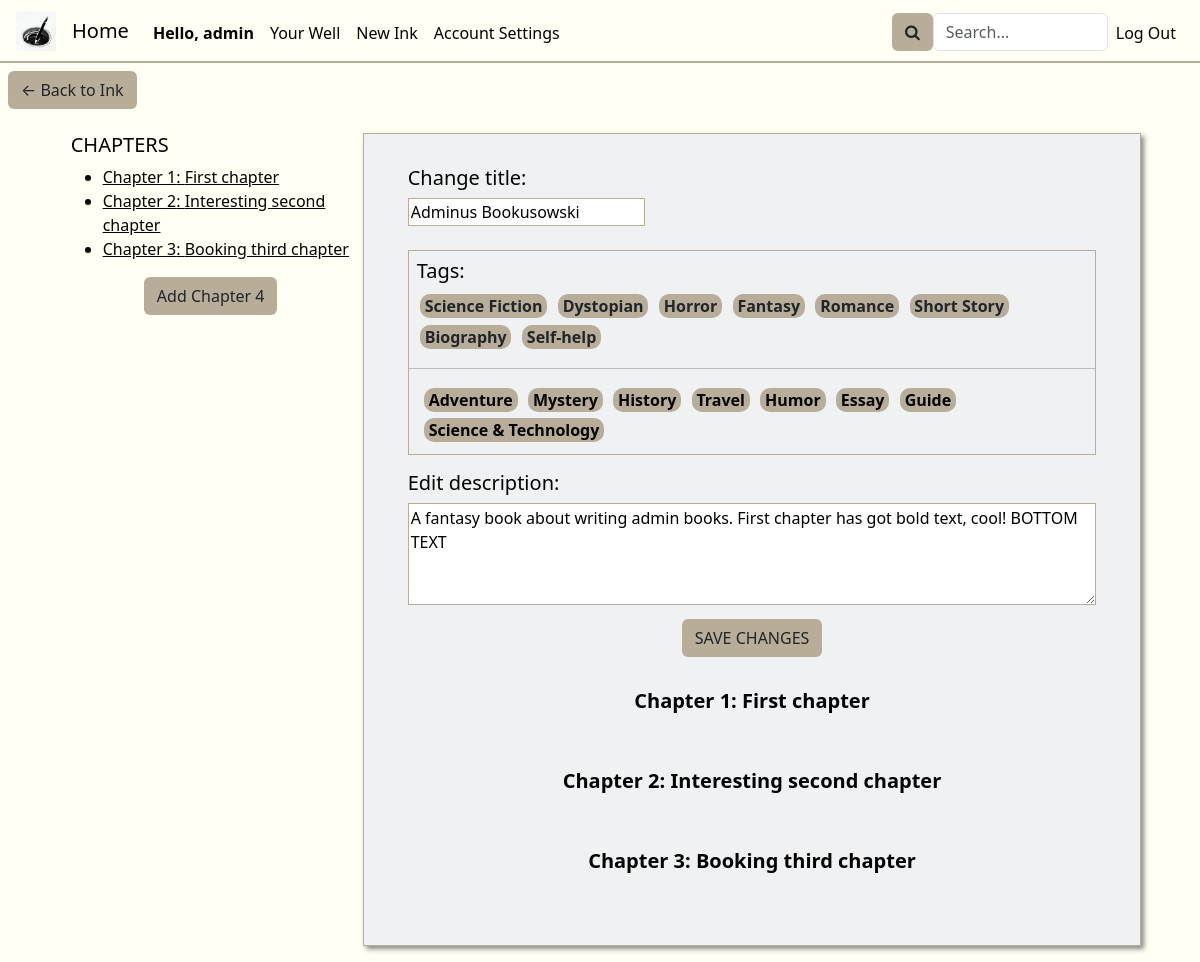
The app's page /edit_ink/6 (signed in), older data.
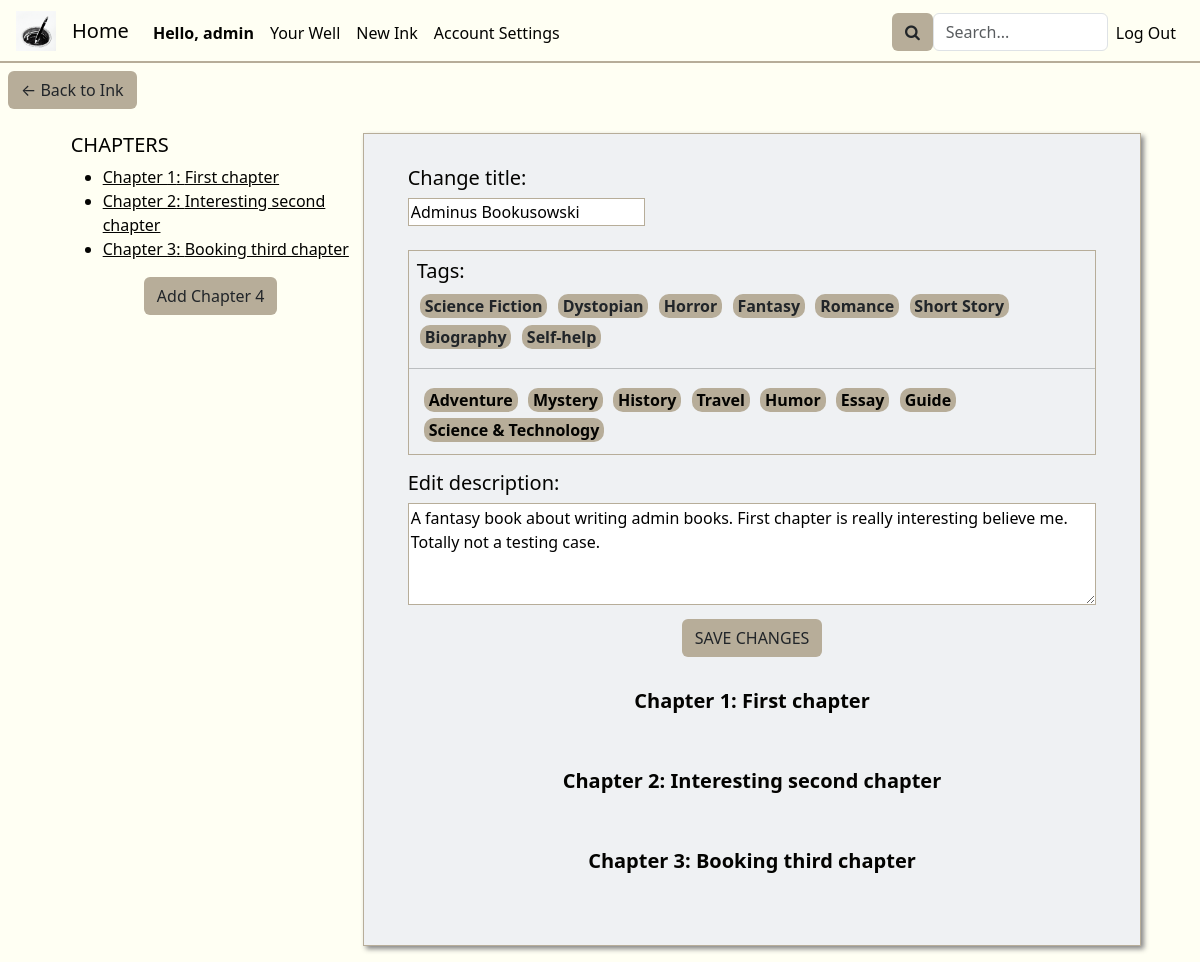
The same page, newer data.
### inkwell/models.py (models this page shows, shortened)
class Ink(models.Model):
    wellOrigin = models.ForeignKey(Well, on_delete=models.CASCADE, related_name="well_pk", default="")
    inkOwner = models.ForeignKey(User, on_delete=models.CASCADE, related_name="ink_owner", default="")
    coAuthors = models.ManyToManyField(User, related_name="CoAuthors", blank=True)
    privateStatus = models.BooleanField(default=False)
    updateStatus = models.BooleanField(default=False) # If the Ink is edited at least once, this changes to true
    ink_following = models.ManyToManyField(User, related_name="ink_following", blank=True)
    tags = models.ManyToManyField(Tag, related_name="tags", blank=True)
    description = models.CharField(max_length=500, default="")
    title = models.CharField(max_length=64, default="")
    views = models.PositiveBigIntegerField(default=0)
    creation_date = models.DateTimeField(default=timezone.now, editable=False)

### inkwell/views.py (the view, shortened to what this page needs)
# urls.py: path('edit_ink/<int:inkID>', views.edit_ink, name='edit_ink'),
@login_required
def edit_ink(request, inkID):
    editInk = Ink.objects.get(id=inkID)
    tags = Tag.objects.all()
    chapters = Chapter.objects.filter(chapterInkOrigin=editInk.id).order_by("chapterNumber")
    if chapters:
        lastChapter = chapters.last().chapterNumber
    else:
        lastChapter = 0
    current_user = User.objects.get(pk=request.user.pk)
    editingAsCoAuthor = False
    if current_user != editInk.inkOwner:
        editingAsCoAuthor = True
    return render(request, "inkwell/edit_ink.html", {
        "editInk": editInk,
        "tags": tags,
        "chapters": chapters,
        "newChapterNum": (lastChapter + 1),
        "editingAsCoAuthor": editingAsCoAuthor,
        "title": f"Editing {editInk.title}"
    })

### inkwell/templates/inkwell/edit_ink.html (shortened to what the changed rows need)
{% extends "inkwell/layout.html" %}
{% block body %}
    <div class="container-flex inkEditContainer">
        <div class="row">
            <div class="col-8 inkEditMainCol">
                <div class="row d-flex justify-content-center">
                    <form class="form" id="editInkForm" action="{% url 'edit_ink' inkID=editInk.id %}" method="post">
                        {% if editingAsCoAuthor %}
                            <div class="inkInfoAsCoAuthor disFdirColAliCen">
                                <h4>{{ editInk.title }}</h4>
                                <span>Tags:
                                    {% for tag in editInk.tags.all %}
                                        <div class="tag">
                                            <span>{{ tag }}</span>
                                        </div>
                                    {% endfor %}
                                </span>
                                <p>{{ editInk.description }}</p>
                            </div>
                        {% else %}
                            <div class="">
                                <h5>Change title:</h5>
                                <input class="form-label title" id="inkTitleEdit" type="text" id="title" name="title" value="{{ editInk.title }}">
                            </div>
                            <div class="tagsEdit-style mt-3" id="tagsEdit">
                                <div class="container p-2 pb-0">
                                    <div class="tagContainer" id="chosenTags">
                                        <h5>Tags:</h5>
                                        {% for tag in editInk.tags.all %}
                                            <div class="draggable tag" id="tag">
                                                {{ tag.tagName }}
                                            </div>
                                        {% endfor%}
                                    </div>
                                </div>
                                <hr>
                                <div class="container tagContainer pb-2" id="availableTags">
                                    {% for tag in tags %}
                                        {% if tag not in editInk.tags.all %}
                                            <div class="draggable tag pd-1" id="tagEdit">
                                                <span id="{{ tag.tagName }}">{{ tag.tagName }}</span>
                                            </div>
                                        {% endif %}
                                    {% endfor %}
                                </div>
                            </div>
                            <div class="mt-3">
                                <h5>Edit description:</h5>
                                <textarea class="form-label descriptionEdit" rows="4" cols="100" name="descriptionEdit">{{ editInk.description }}</textarea>
                            </div>
                            <div class="disFdirColAliCen">
                                <button class="btn btn-khaki" id="saveAllInkChangesBtn">SAVE CHANGES</button>
                            </div>
                        {% endif %}
                    </form>
                </div>
            </div>
        </div>
    </div>
{% endblock %}

Row changes from the older to the newer data that the page shows:
changed Ink "Adminus Bookusowski": descriptionEdit "A fantasy book about writing admin books. First chapter has got bold text, cool! BOTTOM TEXT" → "A fantasy book about writing admin books. First chapter is really interesting believe me. Totally not a testing case."
